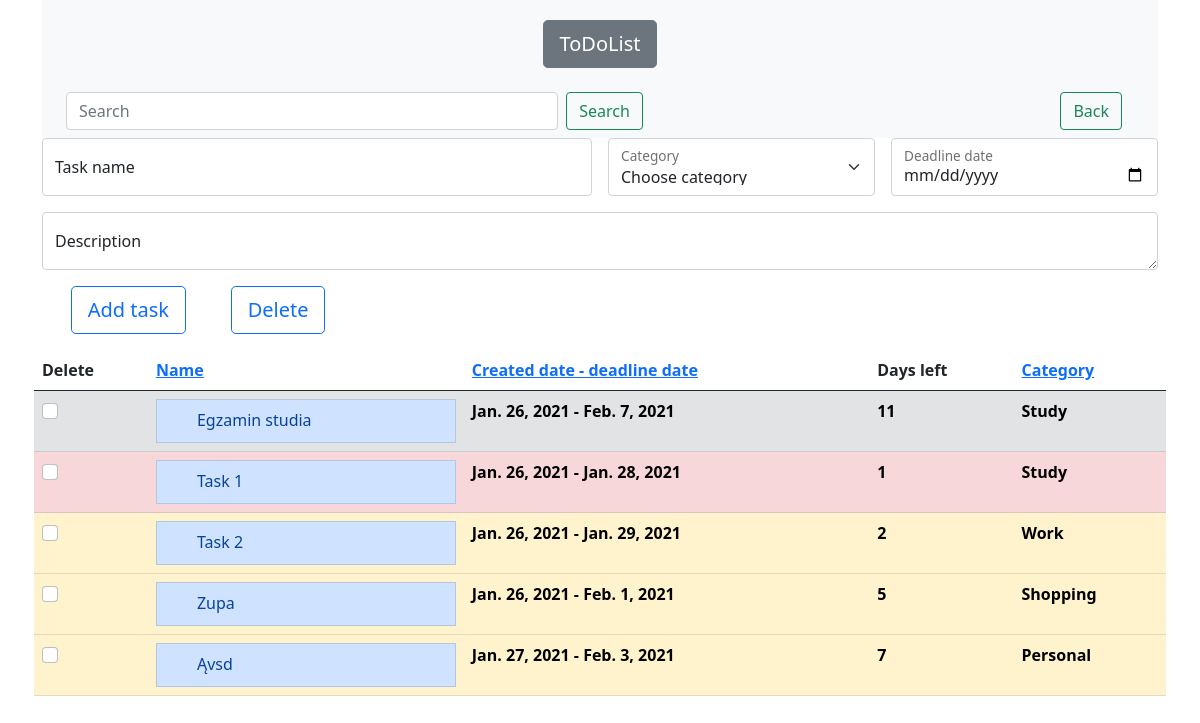
The app's page /name/, older data.
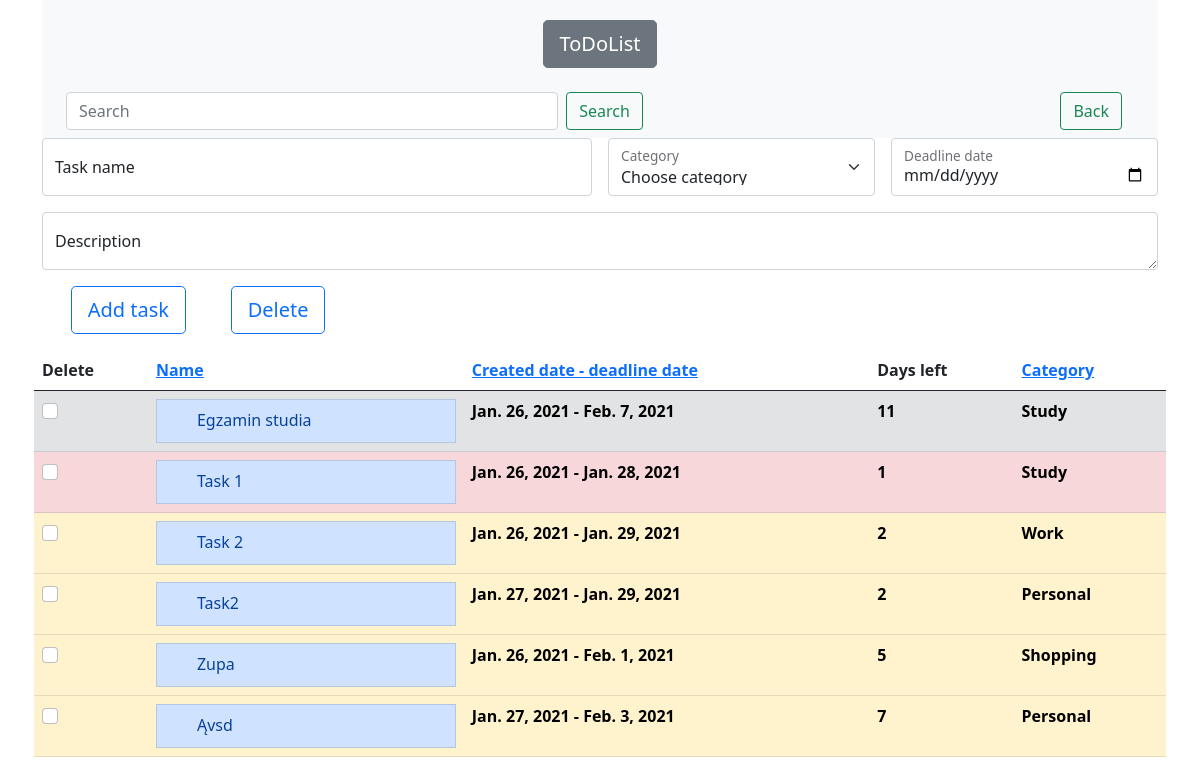
The same page, newer data.
### ToDoList/models.py (models this page shows, shortened)
class Task(models.Model):
    objects = models.Manager()
    task_name = models.CharField(max_length=MAX_LENGTH)
    description = models.TextField(blank=True)
    created_at = models.DateField(default=timezone.now().strftime("%Y-%m-%d"))
    deadline_date = models.DateField(default=timezone.now().strftime("%Y-%m-%d"))
    time_interval = models.IntegerField(default=1, blank=True, null=True)
    category = models.ForeignKey(Category, on_delete=models.DO_NOTHING)
    class Meta:
        ordering = ["deadline_date"]

class Category(models.Model):
    objects = models.Manager()
    category_name = models.CharField(max_length=MAX_LENGTH)
    class Meta:
        verbose_name = ("Category")
        verbose_name_plural = ("Categories")
    def __str__(self):
        return self.category_name

### ToDoList/views.py (the view)
# urls.py: path('name/', OrderByName.as_view(), name='name'),
class OrderByName(AbstractClass):
    def get_queryset(self):
        return Task.objects.all().order_by(Lower('task_name'))

### templates/index.html (shortened to what the changed rows need)
<!DOCTYPE html>
<html lang="en">
<head>
    <link href="https://cdn.jsdelivr.net/npm/bootstrap@5.0.0-beta1/dist/css/bootstrap.min.css" rel="stylesheet"
>
</head>
<body>
<div class="container">
    <div class="content">
        <nav class="navbar navbar-light bg-light">
            <div class="container-fluid">
                <div class="container-sm" style="text-align: center;">
                    <h1 class="mt-2 mb-4">
                        <a class="btn btn-secondary btn-lg" href="/" role="button">ToDoList</a>
                    </h1></div>
            </div>
        </nav>
        <form class="row g-3" action="" method="post">
            <table class="table table-hover">
                <thead>
                <tr>
                <thead>
                <th scope="col">Delete</th>
                <th scope="col"><a href="/name/">Name</a></th>
                <th scope="col"><a href="/deadline/">Created date - deadline date</a></th>
                <th scope="col">Days left</th>
                <th scope="col"><a href="/category/">Category</a></th>
                </tr>
                </thead>
                <tbody>
                {% for todo in object_list %}
                    {% if todo.time_interval < 2 %}
                        <tr class="table-danger">
                            {% elif todo.time_interval < 10 %}
                        <tr class="table-warning">
                            {% else %}
                        <tr class="table-secondary">
                    {% endif %}
                <td>
                    <div class="form-check">
                        <label class="form-check-label">
                            <input type="checkbox" class="form-check-input" name="checkbox"
                                   id="{{ todo.id }}"
                                   value="{{ todo.id }}">
                        </label>
                    </div>
                </td>
                <td><a class="list-group-item list-group-item-action list-group-item-primary"
                       data-bs-toggle="collapse" href="#read_description{{ todo.id }}" role="button"
                       aria-expanded="false" aria-controls="read_description">
                    <div class="form-check">
                        <span class="complete-">{{ todo.task_name }}</span>
                    </div>
                </a>
                <td>
                    <strong class="taskDate">{{ todo.created_at }}
                        - {{ todo.deadline_date }}
                    </strong></td>
                <td>
                    <strong class="taskDate">{{ todo.time_interval }}
                    </strong></td>
                <td>
                    <strong class="taskDate">{{ todo.category }}
                    </strong></td>
                </tr>
                {% endfor %}
                </tbody>
            </table>
        </form>
    </div>
</div>
</body>
</html>

Row changes from the older to the newer data that the page shows:
added Task: task_name "Task2", created_at "Jan. 27, 2021", deadline_date "Jan. 29, 2021", time_interval "2", category "Personal"
